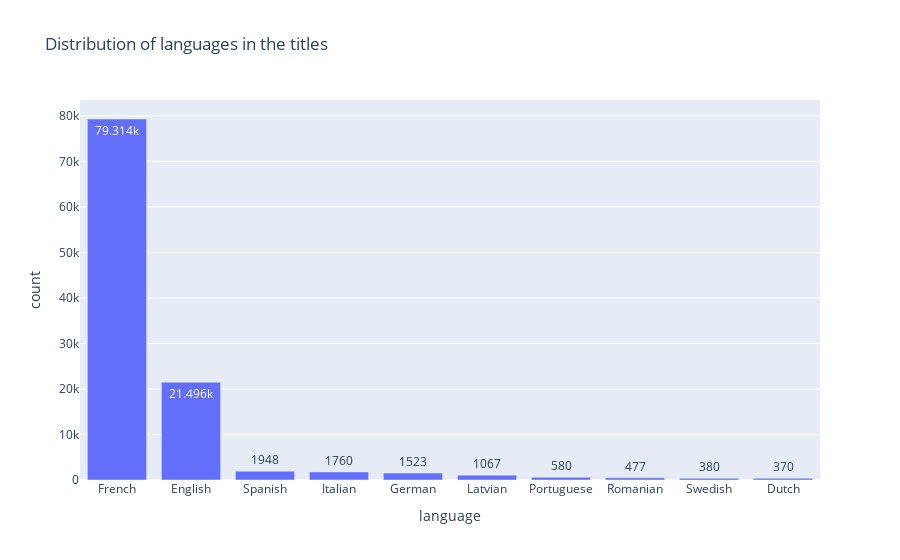

Write notebook code for a chart like this one.
### Markdown cell above
Let's visualize just the top 10 languages as well.

### Code cell
def visualize_tlc(tlc): 
    """
    Create a visualization (barplot) of the languages counts. 
    """
    fig = px.bar(
        tlc.head(10), 
        x="language", 
        y="count", 
        title="Distribution of languages in the titles",
        text_auto=True)
    fig.show()


def main(tlc): 
    visualize_tlc(tlc)
main(tlc)

### Figure 1 — Plotly figure (JSON) as saved in the notebook; plotly's stock layout.template omitted (floating-point values rounded to 4 significant figures)
{"data": [{"alignmentgroup": "True", "hovertemplate": "language=%{x}<br>count=%{y}<extra></extra>", "legendgroup": "", "marker": {"color": "#636efa", "pattern": {"shape": ""}}, "name": "", "offsetgroup": "", "orientation": "v", "showlegend": false, "textposition": "auto", "texttemplate": "%{y}", "type": "bar", "x": ["French", "English", "Spanish", "Italian", "German", "Latvian", "Portuguese", "Romanian", "Swedish", "Dutch"], "xaxis": "x", "y": [79314, 21496, 1948, 1760, 1523, 1067, 580, 477, 380, 370], "yaxis": "y"}], "layout": {"barmode": "relative", "legend": {"tracegroupgap": 0}, "title": {"text": "Distribution of languages in the titles"}, "xaxis": {"anchor": "y", "domain": [0, 1], "title": {"text": "language"}}, "yaxis": {"anchor": "x", "domain": [0, 1], "title": {"text": "count"}}}}
